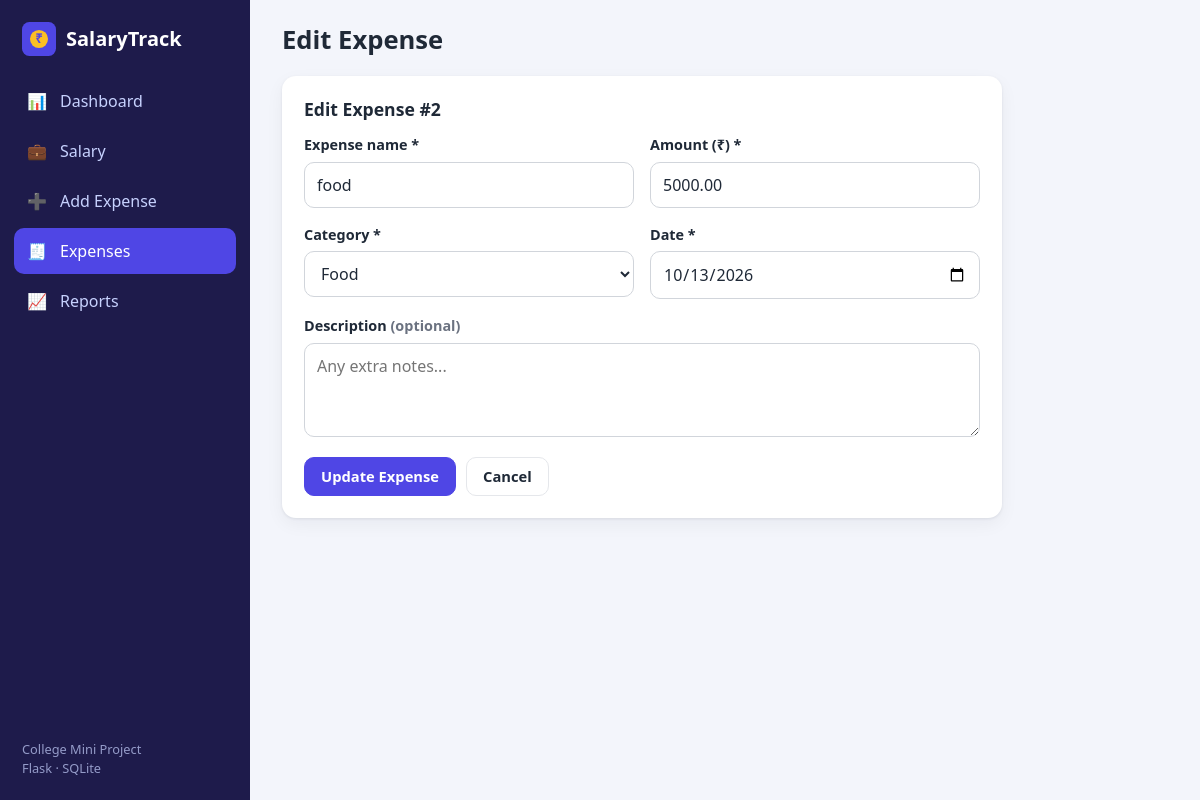
Page /expenses/2/edit on the committed database.
### tables this page shows
CREATE TABLE expenses (
            id          INTEGER PRIMARY KEY AUTOINCREMENT,
            name        TEXT    NOT NULL,
            amount      REAL    NOT NULL CHECK (amount > 0),
            category    TEXT    NOT NULL,
            date        TEXT    NOT NULL,                -- e.g. '2026-10-13'
            description TEXT    DEFAULT '',
            created_at  TEXT    NOT NULL DEFAULT CURRENT_TIMESTAMP
        );

### app.py (the view)
@app.route("/expenses/<int:expense_id>/edit", methods=["GET", "POST"])
def edit_expense(expense_id):
    db = get_db()
    row = db.execute("SELECT * FROM expenses WHERE id = ?", (expense_id,)).fetchone()
    if row is None:
        flash("That expense could not be found.", "error")
        return redirect(url_for("expenses"))
    errors = {}
    if request.method == "POST":
        form = {key: request.form.get(key, "") for key in ("name", "amount", "category", "date", "description")}
        clean, errors = validate_expense(request.form)
        if not errors:
            db.execute(
                "UPDATE expenses SET name = ?, amount = ?, category = ?, date = ?, description = ? WHERE id = ?",
                (clean["name"], clean["amount"], clean["category"], clean["date"], clean["description"], expense_id),
            )
            db.commit()
            flash("Expense updated.", "success")
            return redirect(url_for("expenses"))
        flash("Please correct the highlighted fields.", "error")
    else:
        form = {
            "name": row["name"],
            "amount": f"{row['amount']:.2f}",
            "category": row["category"],
            "date": row["date"],
            "description": row["description"] or "",
        }
    return render_template("edit_expense.html", form=form, errors=errors, expense_id=expense_id)

### app.py (called while the page is built)
def get_db():
    if "db" not in g:
        g.db = sqlite3.connect(DATABASE)
        g.db.row_factory = sqlite3.Row  # lets us use row["column_name"]
    return g.db

def current_month():
    return date.today().strftime("%Y-%m")

@app.context_processor
def inject_globals():
    return {
        "categories": CATEGORIES,
        "category_colors": CATEGORY_COLORS,
        "currency": CURRENCY,
        "this_month": current_month(),
        "today": date.today().isoformat(),
    }

### templates/edit_expense.html (shortened to what this page needs)
{% extends "base.html" %}
{% block page_title %}Edit Expense{% endblock %}
{% block content %}
<section class="card narrow">
  <h2>Edit Expense #{{ expense_id }}</h2>
  {% set form_action = url_for('edit_expense', expense_id=expense_id) %}
  {% set submit_label = 'Update Expense' %}
  {% include "_expense_form.html" %}
</section>
{% endblock %}

### templates/_expense_form.html (shortened to what this page needs)
<form method="post" action="{{ form_action }}" class="form" novalidate>
  <div class="form-grid">
    <div class="field {{ 'has-error' if errors.name }}">
      <label for="name">Expense name *</label>
      <input type="text" id="name" name="name" maxlength="100" required
             placeholder="e.g. Groceries" value="{{ form.name }}">
    </div>
    <div class="field {{ 'has-error' if errors.amount }}">
      <label for="amount">Amount ({{ currency }}) *</label>
      <input type="number" id="amount" name="amount" min="0.01" step="0.01" required
             inputmode="decimal" placeholder="0.00" value="{{ form.amount }}">
    </div>
    <div class="field {{ 'has-error' if errors.category }}">
      <label for="category">Category *</label>
      <select id="category" name="category" required>
        {% for c in categories %}
          <option value="{{ c }}" {{ 'selected' if form.category == c }}>{{ c }}</option>
        {% endfor %}
      </select>
    </div>
    <div class="field {{ 'has-error' if errors.date }}">
      <label for="date">Date *</label>
      <input type="date" id="date" name="date" required value="{{ form.date }}">
    </div>
    <div class="field full {{ 'has-error' if errors.description }}">
      <label for="description">Description <span class="muted">(optional)</span></label>
      <textarea id="description" name="description" rows="3" maxlength="300"
                placeholder="Any extra notes...">{{ form.description }}</textarea>
    </div>
  </div>
  <div class="form-actions">
    <button type="submit" class="btn btn-primary">{{ submit_label }}</button>
    <a href="{{ url_for('expenses') }}" class="btn">Cancel</a>
  </div>
</form>

### static/css/style.css (style rules this page uses)
:root { --bg: #f3f5fb; --surface: #ffffff; --text: #1f2937; --muted: #6b7280; --border: #e5e7eb; --primary: #4f46e5; --primary-dark: #4338ca; --primary-soft: #eef2ff; --green: #16a34a; --red: #dc2626; --amber: #d97706; --sidebar: #1e1b4b; --sidebar-text: #c7d2fe; --radius: 14px; --shadow: 0 1px 3px rgba(16, 24, 40, .08), 0 6px 18px rgba(16, 24, 40, .05); --sidebar-width: 250px; }
* { box-sizing: border-box; }
body { margin: 0; font-family: "Segoe UI", system-ui, -apple-system, Roboto, "Helvetica Neue", Arial, sans-serif; font-size: 16px; line-height: 1.5; background: var(--bg); color: var(--text); }
h1, h2, h3 { margin: 0; line-height: 1.25; }
h2 { font-size: 1.1rem; margin-bottom: 14px; }
a { color: var(--primary); text-decoration: none; }
.muted { color: var(--muted); }
.card { background: var(--surface); border-radius: var(--radius); box-shadow: var(--shadow); padding: 22px; margin-bottom: 20px; }
.card.narrow { max-width: 720px; }
.btn { display: inline-block; cursor: pointer; padding: 9px 16px; border-radius: 10px; border: 1px solid var(--border); background: var(--surface); color: var(--text); font: inherit; font-weight: 600; font-size: .92rem; line-height: 1.3; transition: background .15s, border-color .15s, transform .05s; }
.btn-primary { background: var(--primary); border-color: var(--primary); color: #fff; }
.form-grid { display: grid; grid-template-columns: repeat(2, minmax(0, 1fr)); gap: 16px; }
.field { display: flex; flex-direction: column; gap: 6px; margin-bottom: 14px; }
.form-grid .field { margin-bottom: 0; }
.field.full { grid-column: 1 / -1; }
label { font-weight: 600; font-size: .9rem; }
input[type="text"], input[type="number"], input[type="date"], input[type="month"], input[type="search"], select, textarea { width: 100%; padding: 10px 12px; border: 1px solid #d1d5db; border-radius: 10px; font: inherit; color: var(--text); background: #fff; }
textarea { resize: vertical; }
.form-actions { display: flex; gap: 10px; margin-top: 20px; flex-wrap: wrap; }

### rows in the picture
expenses: name "food", amount "5000.00", date "10/13/2026"

### other values in the picture
{{ expense_id }} "2"
{{ currency }} "₹"
{{ submit_label }} "Update Expense"
form field category "Food"
